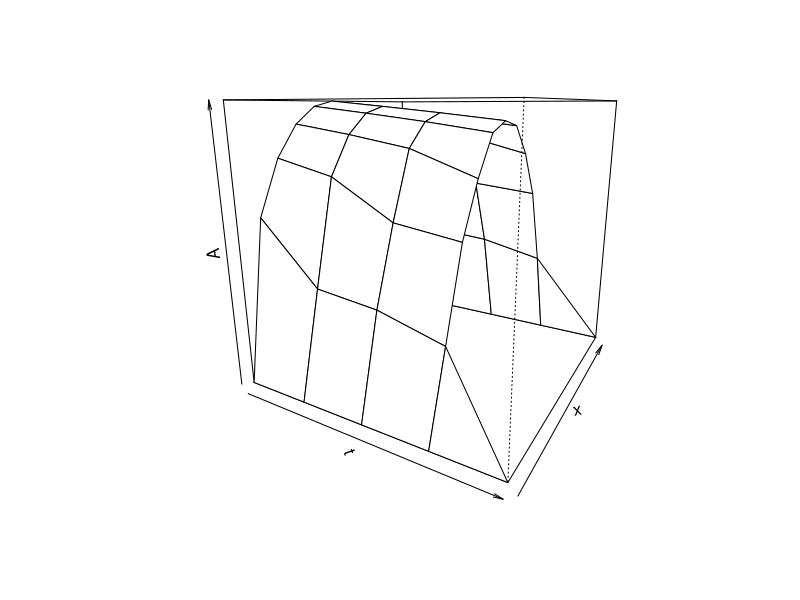

Generate this figure with R:
# Assignment 13
# November 16 lecture
# Let us create a grid where Delta_x = 0.1
# Then Delta_t = (1/2)*(Delta_x)^2 = 0.005
dt = 0.005
dx = 0.1

# Let us make a grid from x = -5 to x = 5
# and form t=0 to t = 0.5
x = seq(from=0, to=1, by=dx)
t = seq(from=0, to=0.02, by=dt)

A = matrix(NA, nrow=5, ncol=11)

for(i in 1:11){
  A[1,i] = sqrt(((i-1)*dx)*(1-((i-1)*dx)))
}
A[,1] = 0
A[,11] = 0


#A[1,51] = 1/dx

for(i in 2:4){
  for(j in 2:10){
    A[i,j] = 0.525*A[i-1, j-1] + 0.475*A[i-1, j + 1]
  }
}

persp(t,x, A, theta=30)